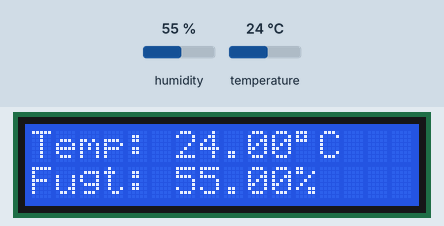
Recording of a sketch running on a simulated Arduino Uno, built with avr-gcc and run on an emulated ATmega328P. Shown: 16×2 character LCD. The test bench sets the inputs (shaded band); at power-on: humidity 55 %, temperature 24 °C.

Above: at 1.2 s.
1.3 s: humidity set to 22 %
At 2.8 s:
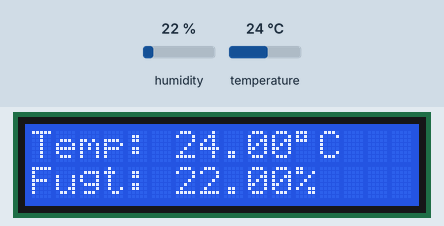
3.6 s: temperature set to 12 °C
At 5.2 s:
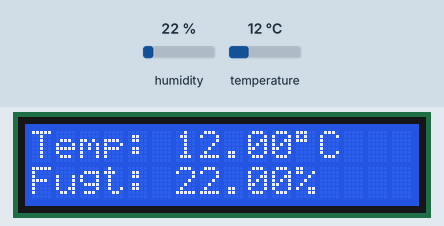
5.6 s: humidity set to 40 %
At 7.4 s:
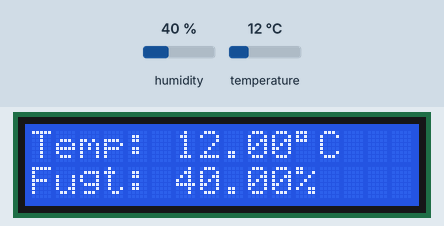
7.7 s: temperature set to 19 °C
At 8.7 s:
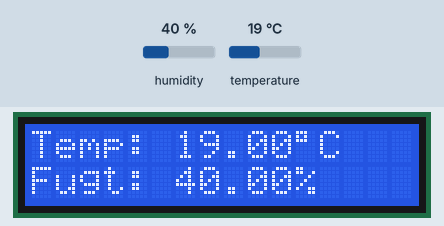
Timing chart, 0 to 10.7 s (numbered marks = the images above; inputs shaded):
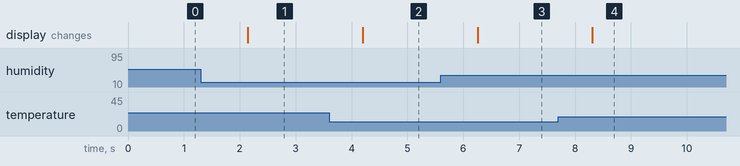

The sketch:

Program.ino
```cpp
#include <LiquidCrystal.h>
#include <dht.h>

// initialize the library by associating any needed LCD interface pin
// with the arduino pin number it is connected to
const int rs = 4, en = 6, d4 = 10, d5 = 11, d6 = 12, d7 = 13;
LiquidCrystal lcd(rs, en, d4, d5, d6, d7);

dht DHT;
#define DHT11_PIN A0

void setup() {
  // set up the LCD's number of columns and rows:
  lcd.begin(16, 2);
}

void loop() {
  int chk = DHT.read11(DHT11_PIN);
  lcd.setCursor(0,0);
  lcd.print("Temp: ");
  lcd.print(DHT.temperature);
  lcd.print((char)223);
  lcd.print("C");
  lcd.setCursor(0,1);
  lcd.print("Fugt: ");
  lcd.print(DHT.humidity);
  lcd.print("%");
  delay(1000);
}
```

Measured:
- after the input at 1.3 s, the display: changes after 0.84 s (image 1)
- after the input at 3.6 s, the display: changes after 0.60 s (image 2)
- after the input at 5.6 s, the display: changes after 0.65 s (image 3)
- after the input at 7.7 s, the display: changes after 0.61 s (image 4)
